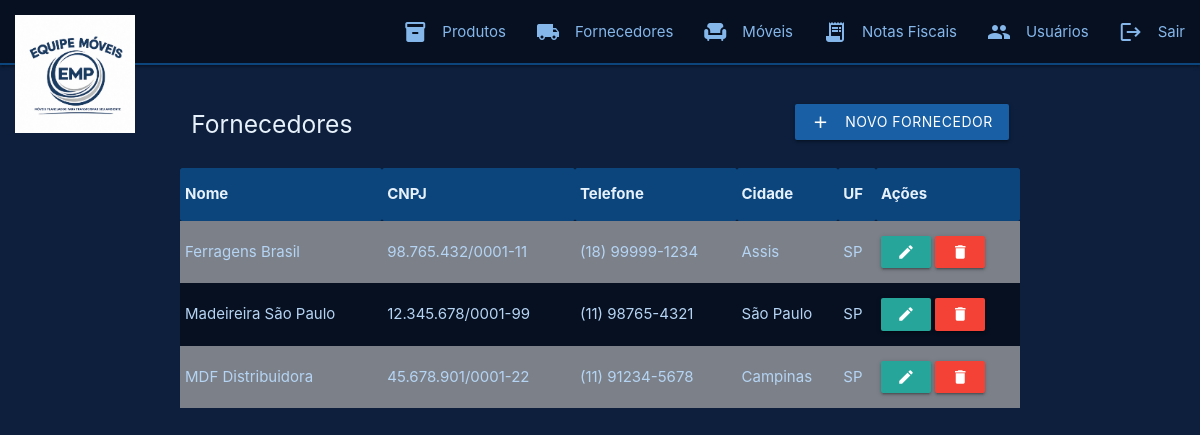
Screenshot of /VIEW/FORNECEDOR/lstFornecedor.php (signed in) with the database file from the repository.
### tables this page shows
CREATE TABLE `fornecedor` (
  `id`       INT(11)     NOT NULL,
  `nome`     VARCHAR(35) NOT NULL,
  `cnpj`     VARCHAR(18) NOT NULL,
  `telefone` VARCHAR(15) NOT NULL,
  `email`    VARCHAR(50) NOT NULL,
  `cidade`   VARCHAR(35) NOT NULL,
  `uf`       VARCHAR(2)  NOT NULL
);

### DAL/conexao.php (called while the page is built, shortened)
<?php
    class Conexao {
        private static $dbNome    = 'equipe_moveis';
        private static $dbHost    = 'localhost';
        private static $dbUsuario = 'root';
        private static $dbSenha   = '';
        private static $cont = null;
        public static function conectar() {
            if (self::$cont == null) {
                try {
                    self::$cont = new PDO(
                        "mysql:host=" . self::$dbHost . ";dbname=" . self::$dbNome,
                        self::$dbUsuario,
                        self::$dbSenha
                    );
                    self::$cont->setAttribute(PDO::ATTR_ERRMODE, PDO::ERRMODE_EXCEPTION);
                } catch (\PDOException $exception) {
                    die($exception->getMessage());
                }
            }
            return self::$cont;
        }
    }
?>

### DAL/fornecedor.php (called while the page is built, shortened)
<?php
    class Fornecedor {
        private $db;
        public function __construct() {
            $this->db = \DAL\Conexao::conectar();
        }
        public function SelectAll() {
            $sql = $this->db->prepare(
                "SELECT * FROM fornecedor ORDER BY nome"
            );
            $sql->execute();
            $sql->setFetchMode(
                \PDO::FETCH_CLASS, '\MODEL\Fornecedor'
            );
            return $sql->fetchAll();
        }
    }
?>

### MODEL/fornecedor.php (called while the page is built, shortened)
<?php
    class Fornecedor {
        private ?string $nome;
        private ?string $cnpj;
        private ?string $telefone;
        private ?string $cidade;
        private ?string $uf;
        public function getNome()     { return $this->nome; }
        public function getCnpj()     { return $this->cnpj; }
        public function getTelefone() { return $this->telefone; }
        public function getCidade()   { return $this->cidade; }
        public function getUf()       { return $this->uf; }
    }
?>

### VIEW/fornecedor/lstFornecedor.php (the view, shortened to what this page needs)
<?php
    include_once $_SERVER['DOCUMENT_ROOT'] . "/equipe-moveis/DAL/conexao.php";
    include_once $_SERVER['DOCUMENT_ROOT'] . "/equipe-moveis/MODEL/fornecedor.php";
    include_once $_SERVER['DOCUMENT_ROOT'] . "/equipe-moveis/DAL/fornecedor.php";
    $dalFornecedor = new \DAL\Fornecedor();
    $fornecedores  = $dalFornecedor->SelectAll();
?>
<!DOCTYPE html>
<html lang="pt-br">
<head>
    <link rel="stylesheet" href="https://cdnjs.cloudflare.com/ajax/libs/materialize/1.0.0/css/materialize.min.css">
    <link rel="stylesheet" href="/equipe-moveis/VIEW/css/style.css">
</head>
<body>
    <?php include_once "../menu.php"; ?>
    <div class="container" style="margin-top: 30px;">
        <div class="row valign-wrapper">
            <div class="col s6">
                <h5>Fornecedores</h5>
            </div>
            <div class="col s6 right-align">
                <a href="frmInsFornecedor.php" class="btn waves-effect waves-light">
                    <i class="material-icons left">add</i>Novo Fornecedor
                </a>
            </div>
        </div>
        <table class="striped responsive-table">
            <thead>
                <tr>
                    <th>Nome</th>
                    <th>CNPJ</th>
                    <th>Telefone</th>
                    <th>Cidade</th>
                    <th>UF</th>
                    <th>Ações</th>
                </tr>
            </thead>
            <tbody>
                <?php foreach ($fornecedores as $f): ?>
                <tr>
                    <td><?php echo $f->getNome(); ?></td>
                    <td><?php echo $f->getCnpj(); ?></td>
                    <td><?php echo $f->getTelefone(); ?></td>
                    <td><?php echo $f->getCidade(); ?></td>
                    <td><?php echo $f->getUf(); ?></td>
                    <td>
                        <form action="frmEdtFornecedor.php" method="POST" style="display:inline;">
                            <button type="submit" class="btn-small waves-effect waves-light">
                                <i class="material-icons">edit</i>
                            </button>
                        </form>
                        <form action="opRemFornecedor.php" method="POST" style="display:inline;"
                              onsubmit="return confirm('Deseja excluir este fornecedor?')">
                            <button type="submit" class="btn-small red waves-effect waves-light">
                                <i class="material-icons">delete</i>
                            </button>
                        </form>
                    </td>
                </tr>
                <?php endforeach; ?>
            </tbody>
        </table>
    </div>
</body>
</html>

### VIEW/css/style.css (style rules this page uses)
body:not(.login-page) { background-color: #0d1f3c; color: #e6f1fb; }
.btn, .btn-large { background-color: #185fa5; }
table { background-color: #071020; }
thead { background-color: #0c447c; color: #e6f1fb; }
tbody tr { border-bottom: 0.5px solid #0c447c; color: #b5d4f4; }

### rows the page displays
fornecedor: nome "Ferragens Brasil", cnpj "98.765.432/0001-11", telefone "(18) 99999-1234", cidade "Assis", uf "SP"
fornecedor: nome "Madeireira São Paulo", cnpj "12.345.678/0001-99", telefone "(11) 98765-4321", cidade "São Paulo", uf "SP"
fornecedor: nome "MDF Distribuidora", cnpj "45.678.901/0001-22", telefone "(11) 91234-5678", cidade "Campinas", uf "SP"
